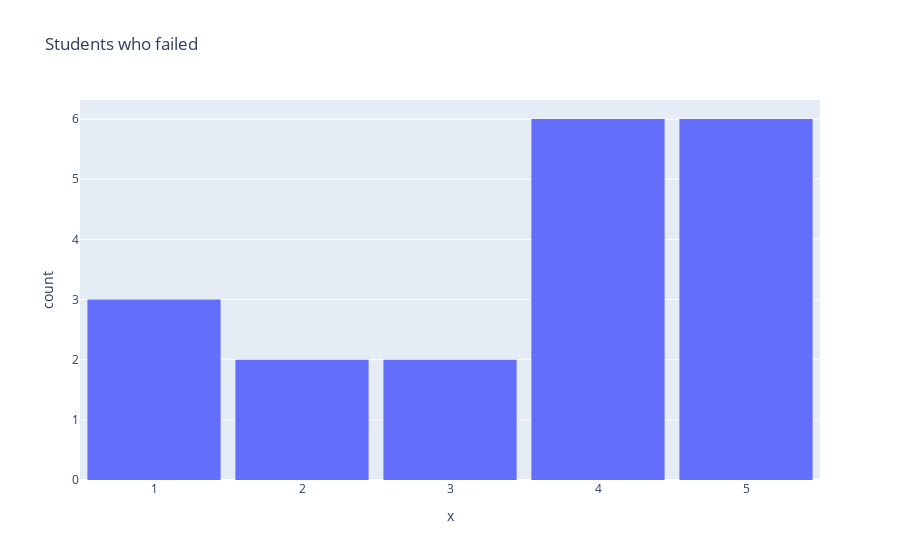

Notebook source saved alongside this figure:
### Code cell
fig= px.histogram(df,
            x= df[df["Fjob"]== "services"]["famrel"],
            title= "Students who failed",
                 barmode= "group")
fig.update_layout(bargap=0.1)
fig.show()

### Figure 1 — Plotly figure (JSON) as saved in the notebook; plotly's stock layout.template omitted (floating-point values rounded to 4 significant figures)
{"data": [{"alignmentgroup": "True", "bingroup": "x", "hovertemplate": "x=%{x}<br>count=%{y}<extra></extra>", "legendgroup": "", "marker": {"color": "#636efa", "pattern": {"shape": ""}}, "name": "", "offsetgroup": "", "orientation": "v", "showlegend": false, "type": "histogram", "x": [4, 1, 5, 2, 5, 4, 3, 4, 5, 4, 1, 5, 2, 5, 4, 3, 4, 5, 1], "xaxis": "x", "yaxis": "y"}], "layout": {"bargap": 0.1, "barmode": "group", "legend": {"tracegroupgap": 0}, "title": {"text": "Students who failed"}, "xaxis": {"anchor": "y", "domain": [0, 1], "title": {"text": "x"}}, "yaxis": {"anchor": "x", "domain": [0, 1], "title": {"text": "count"}}}}
